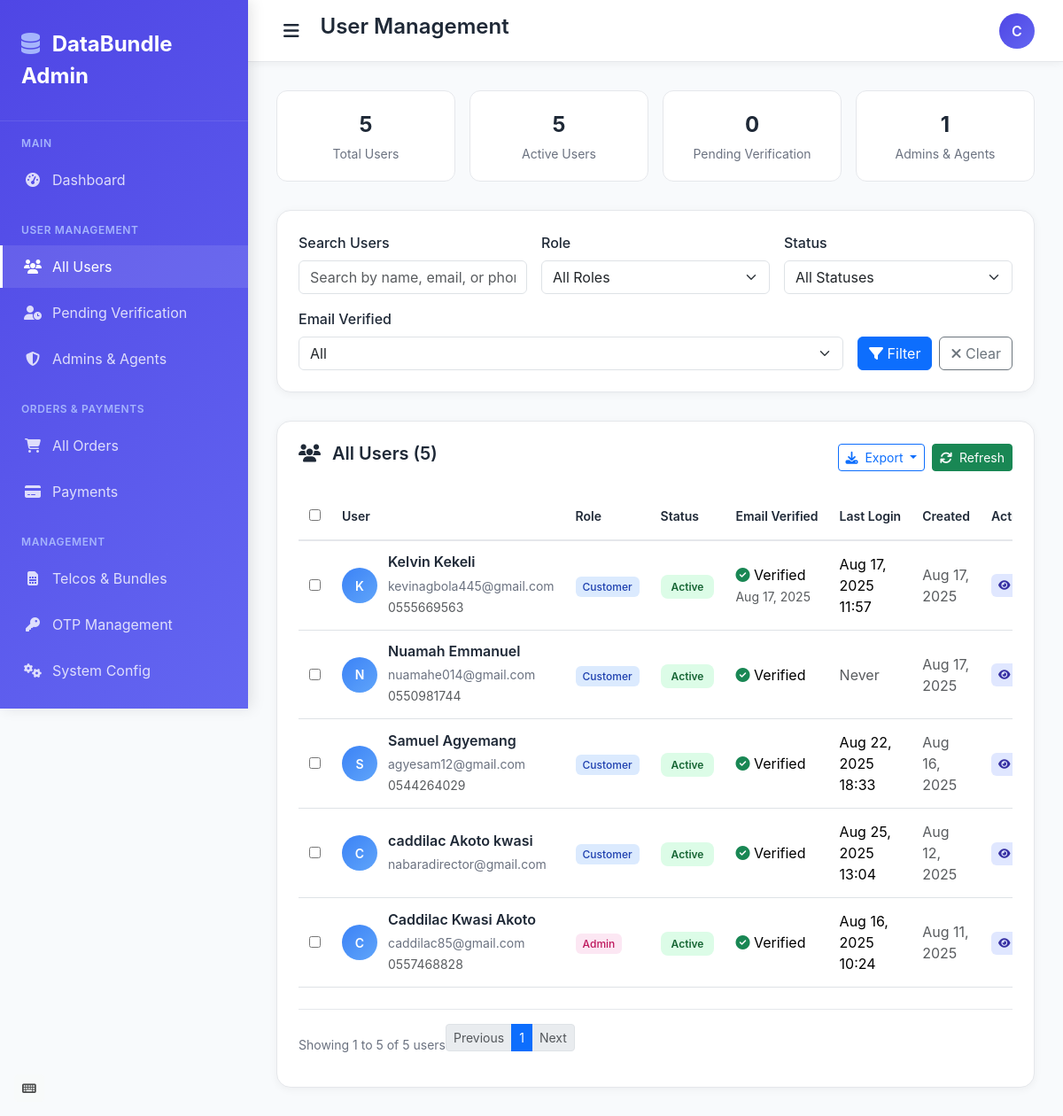
Page /dashboard/management/view/users/ (signed in) on the earlier database version.
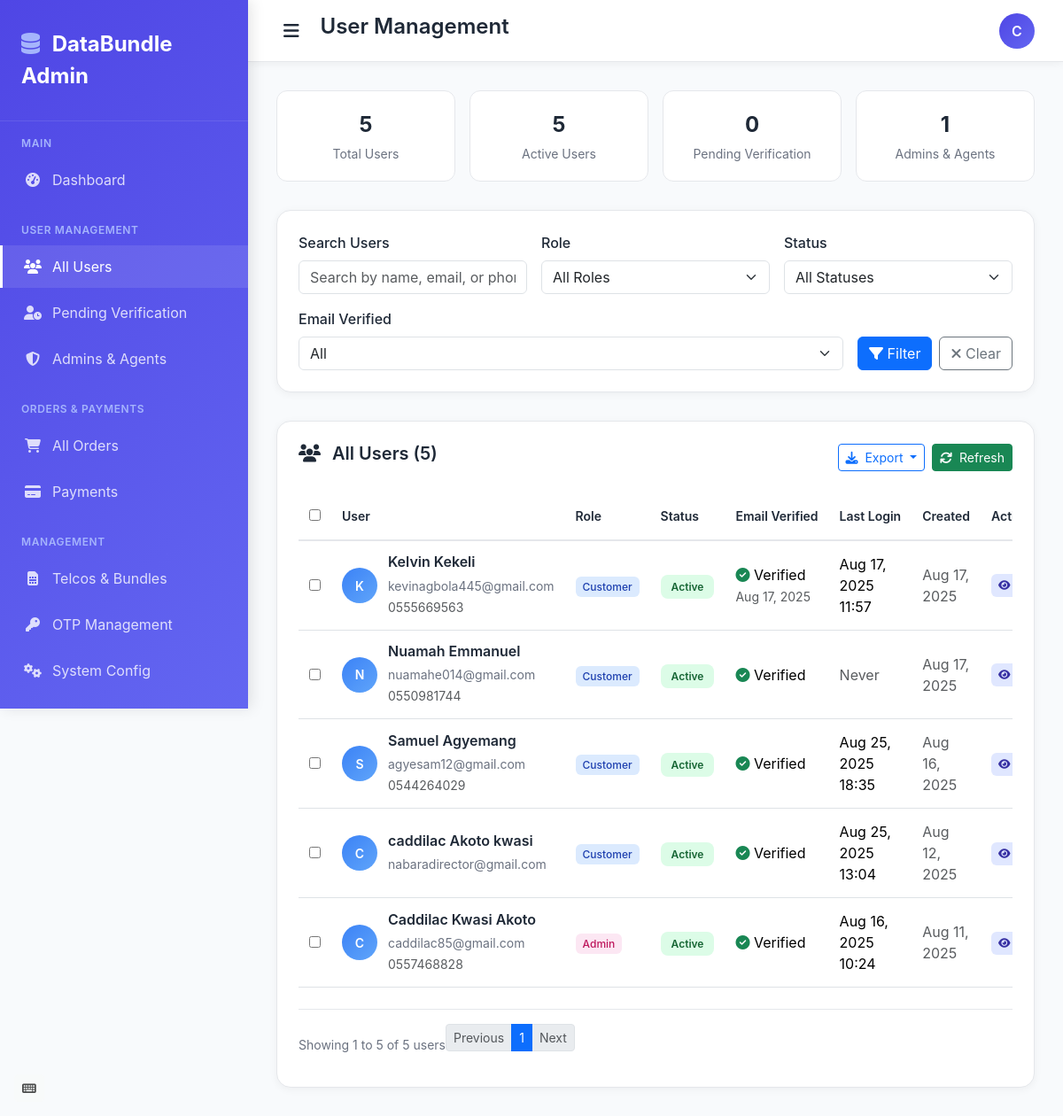
Same page on the later database version.
### authentication/models.py (models this page shows, shortened)
class CustomUser(AbstractUser):
    id = models.CharField(primary_key=True, unique=True, max_length=20, default=generate_user_id, editable=False)
    username = None
    ROLE_CHOICES = [
        ('customer', 'Customer'),
        ('agent', 'Agent'),
        ('admin', 'Admin'),
    ]
    ACCOUNT_STATUS_CHOICES = [
        ('pending_verification', 'Pending Email Verification'),
        ('active', 'Active'),
        ('suspended', 'Suspended'),
        ('deactivated', 'Deactivated'),
    ]
    full_name = models.CharField(max_length=255)
    phone_number = models.CharField(max_length=15, unique=True)
    email = models.EmailField(unique=True)
    role = models.CharField(max_length=20, choices=ROLE_CHOICES, default='customer')
    account_status = models.CharField(
        max_length=30,
        choices=ACCOUNT_STATUS_CHOICES,
        default='pending_verification'
    )
    email_verified = models.BooleanField(default=False)
    email_verified_at = models.DateTimeField(null=True, blank=True)
    last_login_attempt = models.DateTimeField(null=True, blank=True)
    failed_login_attempts = models.PositiveIntegerField(default=0)
    account_locked_until = models.DateTimeField(null=True, blank=True)
    created_at = models.DateTimeField(auto_now_add=True)
    updated_at = models.DateTimeField(auto_now=True)
    objects = CustomUserManager()
    USERNAME_FIELD = 'email'
    REQUIRED_FIELDS = ['full_name', 'phone_number']
    class Meta:
        indexes = [
            models.Index(fields=['email']),
            models.Index(fields=['phone_number']),
            models.Index(fields=['account_status']),
            models.Index(fields=['created_at']),
        ]

### management/views.py (the view)
# urls.py: path('view/users/', AdminViewAllUsersView.as_view(), name='view_all_users'),
@method_decorator(admin_required, name='dispatch')
class AdminViewAllUsersView(LoginRequiredMixin,TemplateView):
    template_name = 'management/admin_view_all_users.html'
    def get_context_data(self, **kwargs):
        context = super().get_context_data(**kwargs)
        context['title'] = 'All Users'
        context['page_header'] = 'User Management'
        context['users'] = CustomUser.objects.all().order_by('-created_at')
        return context

### templates/management/admin_view_all_users.html (shortened to what the changed rows need)
<!DOCTYPE html>
<html lang="en">
<head>
    <link href="https://cdnjs.cloudflare.com/ajax/libs/bootstrap/5.3.2/css/bootstrap.min.css" rel="stylesheet">
    <link href="https://cdnjs.cloudflare.com/ajax/libs/font-awesome/6.4.0/css/all.min.css" rel="stylesheet">
</head>
<body>
    <div class="main-wrapper">
        <nav class="top-navbar">
            <div class="navbar-left">
                <h1 class="page-title">{{ page_header }}</h1>
            </div>
        </nav>
        <div class="content-area">
            <div class="users-table-container">
                <div class="table-responsive">
                    <table class="table" id="usersTable">
                        <thead>
                            <tr>
                                <th>
                                    <input type="checkbox" id="selectAll" onchange="toggleSelectAll()">
                                </th>
                                <th>User</th>
                                <th>Role</th>
                                <th>Status</th>
                                <th>Email Verified</th>
                                <th>Last Login</th>
                                <th>Created</th>
                                <th>Actions</th>
                            </tr>
                        </thead>
                        <tbody id="usersTableBody">
                            {% for user in users %}
                            <tr data-user-id="{{ user.id }}"
                                data-role="{{ user.role }}"
                                data-status="{{ user.account_status }}"
                                data-verified="{{ user.email_verified|yesno:'true,false' }}">
                                <td>
                                    <input type="checkbox" class="user-checkbox" value="{{ user.id }}">
                                </td>
                                <td>
                                    <div class="user-info">
                                        <div class="user-avatar-sm">
                                            {{ user.full_name.0|upper }}
                                        </div>
                                        <div class="user-details">
                                            <h6>{{ user.full_name }}</h6>
                                            <small>{{ user.email }}</small><br>
                                            <small class="text-muted">{{ user.phone_number }}</small>
                                        </div>
                                    </div>
                                </td>
                                <td>
                                    <span class="role-badge role-{{ user.role }}">
                                        {{ user.get_role_display }}
                                    </span>
                                </td>
                                <td>
                                    <span class="status-badge status-{{ user.account_status }}">
                                        {{ user.get_account_status_display }}
                                    </span>
                                </td>
                                <td>
                                    {% if user.email_verified %}
                                        <i class="fas fa-check-circle text-success"></i> Verified
                                    {% else %}
                                        <i class="fas fa-times-circle text-danger"></i> Unverified
                                    {% endif %}
                                </td>
                                <td>
                                    {% if user.last_login %}
                                        {{ user.last_login|date:"M j, Y H:i" }}
                                    {% else %}
                                        <span class="text-muted">Never</span>
                                    {% endif %}
                                </td>
                                <td>
                                    <span class="text-muted">{{ user.created_at|date:"M j, Y" }}</span>
                                </td>
                                <td>
                                    <div class="btn-group" role="group">
                                        <button class="btn-action btn-view" onclick="viewUser('{{ user.id }}')"
                                                data-bs-toggle="tooltip" title="View Details">
                                            <i class="fas fa-eye"></i>
                                        </button>
                                    </div>
                                </td>
                            </tr>
                            {% endfor %}
                        </tbody>
                    </table>
                </div>
            </div>
        </div>
    </div>
</body>
</html>

Differences in the rows shown:
changed CustomUser "Samuel Agyemang": last_login "Aug 22, 2025 18:33" → "Aug 25, 2025 18:35"
